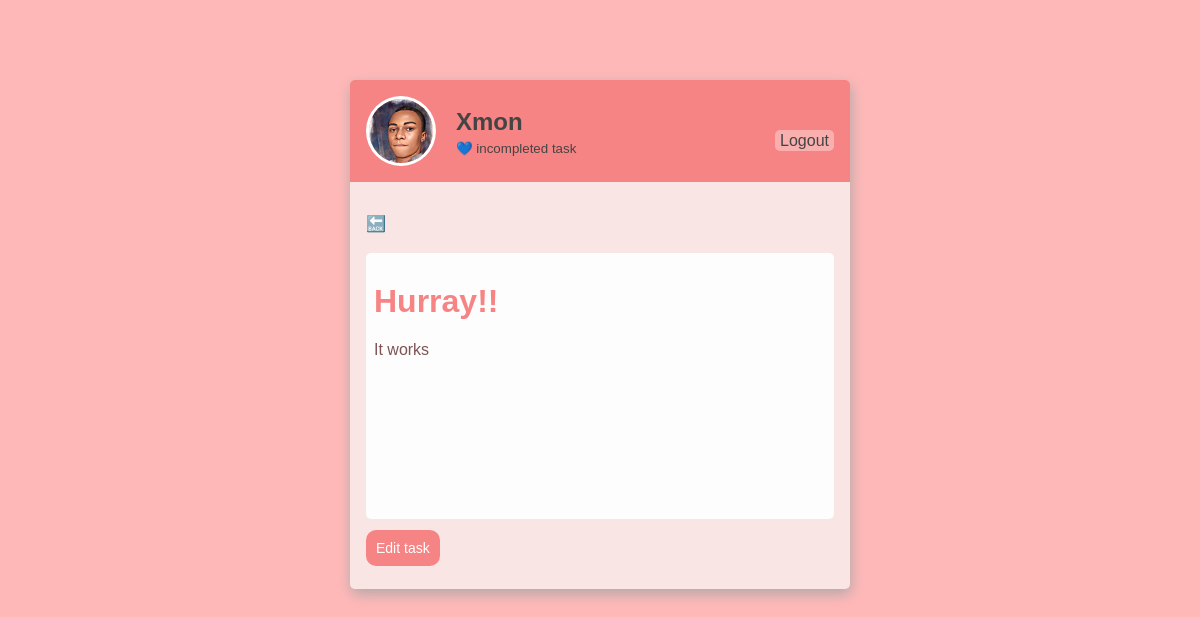
The app's page /task/20/ (signed in), older data.
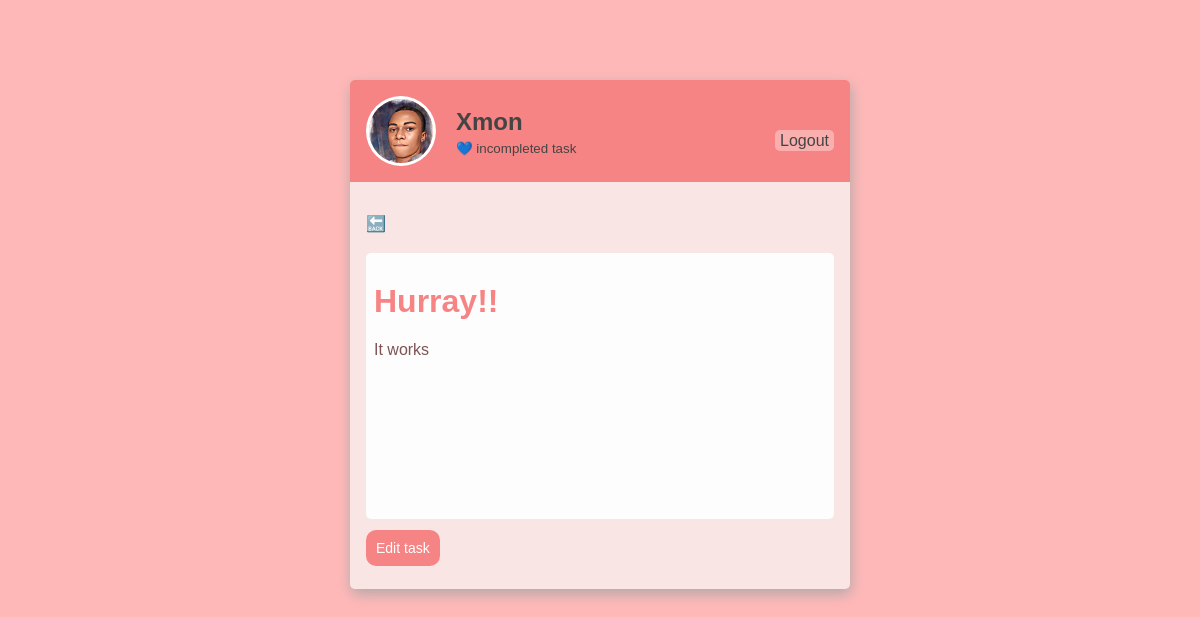
The same page, newer data.
### base/views.py (the view)
# urls.py: path('task/<int:pk>/', TaskDetail.as_view(), name='task'),
class TaskDetail(LoginRequiredMixin, DetailView):
	model = Task
	context_object_name = 'task'
	template_name = 'base/task.html'

### base/models.py (called while the page is built)
    def __str__(self):
        return self.title

### base/templates/base/task.html
{% extends 'base/main.html' %}
{% block content %}
<p><a class="pop" href="{% url 'tasks' %}">🔙</a></p>
<div class="detail">
    <h1>{{task |safe}}</h1>
    <p>{{task.description |safe}}</p>
</div>
<a class="button-class" href="{% url 'task-update' task.id %}">Edit task</a></p>
{% endblock %}

Row changes from the older to the newer data that the page shows:
changed Task "Hurray!!": description "It works" → "<p>It works</p>" (drawn)
